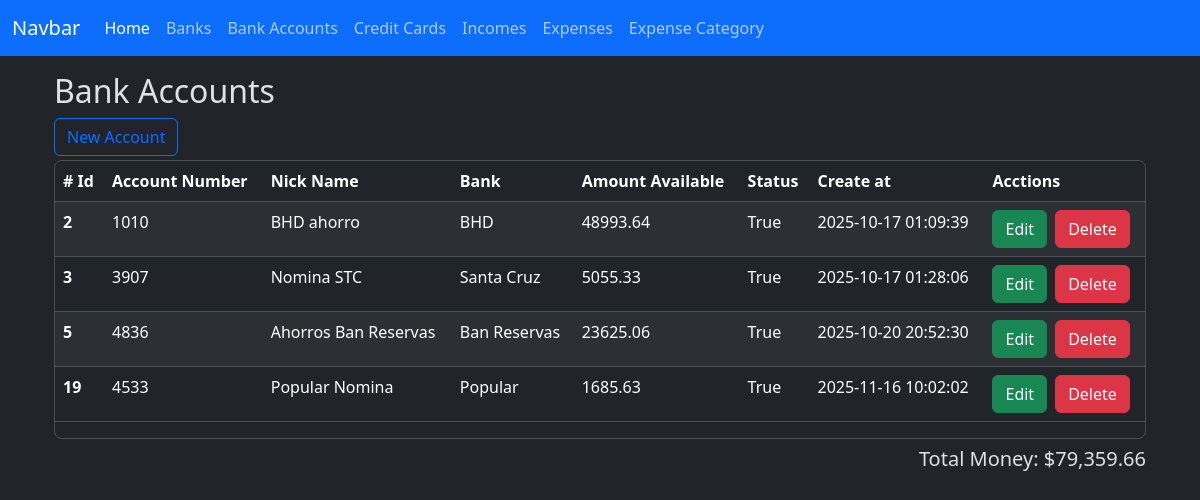
Page /bank_accounts/index on the committed database.
### app/models/bank_account.py (models this page shows)
class BankAccount(db.Model):
    __tablename__ = 'bank_accounts'
    id = db.Column(db.Integer, primary_key=True)
    nick_name = db.Column(db.String(120))
    amount_available = db.Column(db.Numeric(10, 2), nullable=False)
    is_active = db.Column(db.Boolean, default=True)
    account_number = db.Column(db.Integer, nullable=True)
    bank_id = db.Column(db.Integer, db.ForeignKey('banks.id'))
    created_at = db.Column(db.DateTime(timezone=True), server_default=func.now())
    updated_at = db.Column(db.DateTime(timezone=True), onupdate=func.now())
    bank = relationship('Bank', back_populates='bank_accounts')
    expenses = relationship('Expense', back_populates='bank_account')
    incomes = relationship('Income', back_populates='bank_account')

### app/models/bank.py (models this page shows)
class Bank(db.Model):
    __tablename__ = 'banks'
    id = db.Column(db.Integer, primary_key=True)
    name = db.Column(db.String(100), nullable=False)
    created_at = db.Column(db.DateTime(timezone=True), server_default=func.now())
    updated_at = db.Column(db.DateTime(timezone=True), onupdate=func.now())
    bank_accounts = relationship('BankAccount', back_populates='bank')
    credit_cards = relationship('CreditCard', back_populates='bank')

### app/routes/bank_account_routes.py (the view)
@bank_account_bp.route('/index', methods=['GET'])
def index():
    banks = Bank.query.all()
    bank_accounts = BankAccount.query.all()
    total_money = Decimal()
    for account in bank_accounts:
        total_money += account.amount_available
    total_money_formatted = f'{total_money:,.2f}'
    context = {
        'banks': banks,
        'bank_accounts': bank_accounts,
        'total_money': total_money_formatted,
    }
    return render_template('bank_accounts/index.html', **context)

### app/templates/bank_accounts/index.html (shortened to what this page needs)
{% extends 'layout.html' %}
{% block content %}
    <h2>Bank Accounts</h2>
    <div class="row">
        <div class="col-sm">
            <button type="button" class="btn btn-outline-primary" data-bs-toggle="modal" data-bs-target="#create-bank-account"
            >New Account</button>
        </div>
        <div class="col-sm"></div>
    </div>
    <div class="table-responsive overflow-y-auto border rounded-3 mt-1" style="max-height: 388px;">
        <table class="table table-striped  table-hover">
            <thead class="sticky-top">
                <tr>
                    <th scope="col"># Id</th>
                    <th scope="col">Account Number</th>
                    <th scope="col">Nick Name</th>
                    <th scope="col">Bank</th>
                    <th scope="col">Amount Available</th>
                    <th scope="col">Status</th>
                    <th scope="col">Create at</th>
                    <th scope="col">Acctions</th>
                </tr>
            </thead>
            <tbody>
                {% for bank_account in bank_accounts %}
                <tr class="bank-row" data-bank-account-id = "{{ bank_account.id }}">
                    <th scope="row">{{ bank_account.id }}</th>
                    <td>{{ bank_account.account_number }}</td>
                    <td>{{ bank_account.nick_name }}</td>
                    <td>{{ bank_account.bank.name }}</td>
                    <td>{{ bank_account.amount_available }}</td>
                    <td>{{ bank_account.is_active }}</td>
                    <td>{{ bank_account.created_at }}</td>
                    <td>
                        <div class="d-flex gap-2">
                            <button
                                type="button"
                                class="btn btn-success"
                                data-bs-toggle="modal"
                                data-bs-target="#edit-bank-account"
                                data-bank-account-id="{{ bank_account.id }}"
                                data-account-number="{{ bank_account.account_number }}"
                                data-nick-name="{{ bank_account.nick_name }}"
                                data-amount-available="{{ bank_account.amount_available }}"
                                data-bank-id="{{ bank_account.bank.id }}"
                            >Edit
                            </button>
                            <form action="{{ url_for('bank_account.delete', id=bank_account.id) }}" method="POST">
                                <button type="submit" class="btn btn-danger">Delete</button>
                            </form>
                        </div>
                    </td>
                </tr>
                {% endfor %}
            </tbody>
        </table>
    </div>
    <div class="col-sm d-flex flex-row-reverse mt-2">
        <h5>Total Money: ${{ total_money }}</h5>
    </div>
    <link href="https://cdn.jsdelivr.net/npm/@sweetalert2/theme-dark@5/dark.css" rel="stylesheet">
{% endblock %}

### app/templates/layout.html (shortened to what this page needs)
<!doctype html>
<html lang="en" data-bs-theme="dark">
  <head>
    <link href="https://cdn.jsdelivr.net/npm/bootstrap@5.3.8/dist/css/bootstrap.min.css" rel="stylesheet">
    <link rel="stylesheet" href="../static/style.css">
</head>
  <body>
    <nav class="navbar navbar-expand-lg bg-primary fixed-top mx-2 mx-auto">
        <div class="container-fluid">
            <a class="navbar-brand" href="#">Navbar</a>
            <div class="collapse navbar-collapse" id="navbarNav">
                <ul class="navbar-nav">
                    <li class="nav-item">
                        <a class="nav-link active" aria-current="page" href="{{ url_for('home.index' ) }}">Home</a>
                    </li>
                    <li class="nav-item">
                        <a class="nav-link" href="{{ url_for('bank.index' ) }}">Banks</a>
                    </li>
                    <li class="nav-item">
                        <a class="nav-link" href="{{ url_for('bank_account.index' ) }}">Bank Accounts</a>
                    </li>
                    <li class="nav-item">
                        <a class="nav-link" href="{{ url_for('credit_card.index' ) }}">Credit Cards</a>
                    </li>
                    <li class="nav-item">
                        <a class="nav-link" href="{{ url_for('income.index' ) }}">Incomes</a>
                    </li>
                    <li class="nav-item">
                        <a class="nav-link" href="{{ url_for('expense.index' ) }}">Expenses</a>
                    </li>
                    <li class="nav-item">
                        <a class="nav-link" href="{{ url_for('expense_category.index' ) }}">Expense Category</a>
                    </li>
                </ul>
            </div>
        </div>
    </nav>
    <main class="container mt-5 p-4">
    {% block content %}
    {% endblock %}
    </main>
  </body>
</html>

### rows in the picture
BankAccount: id "2", account_number "1010", nick_name "BHD ahorro", bank.name "BHD", amount_available "48993.64", is_active "True", created_at "2025-10-17 01:09:39"
BankAccount: id "3", account_number "3907", nick_name "Nomina STC", bank.name "Santa Cruz", amount_available "5055.33", is_active "True", created_at "2025-10-17 01:28:06"
BankAccount: id "5", account_number "4836", nick_name "Ahorros Ban Reservas", bank.name "Ban Reservas", amount_available "23625.06", is_active "True", created_at "2025-10-20 20:52:30"
BankAccount: id "19", account_number "4533", nick_name "Popular Nomina", bank.name "Popular", amount_available "1685.63", is_active "True", created_at "2025-11-16 10:02:02"

### other values in the picture
{{ total_money }} "79,359.66"
